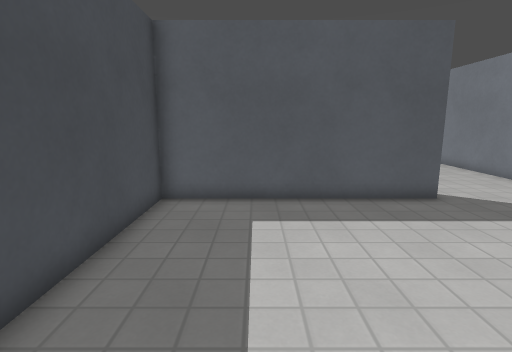
[1] (above)

14 first-person views from a walk through a 3-D level made in the Godot game engine. The camera is 1.3 m above the floor, tilts 10° down and sees 80° across. The floor is counted in squares, 0.5 m on a side. Each view is taken from the middle of a square. On the plan, view 1 faces up. The plan holds only what a view shows up to about 20 squares ahead; the rest is blank. Surface patterns are stand-ins for the level's own textures.

[2]
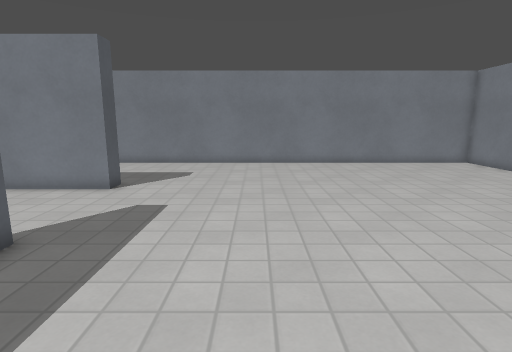

[3]
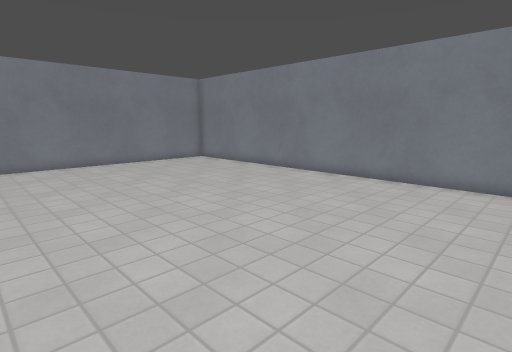

[4]
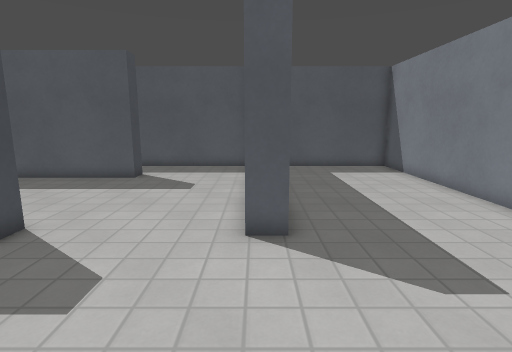

[5]
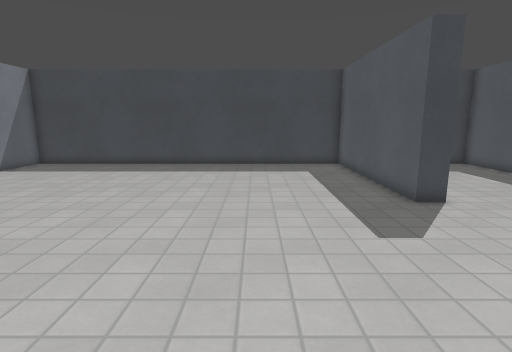

[6]
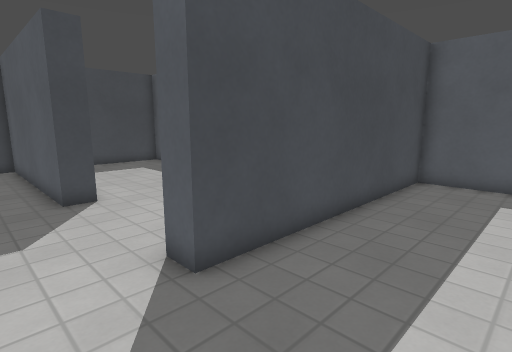

[7]
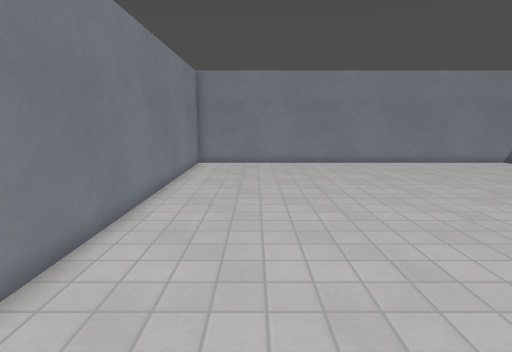

[8]
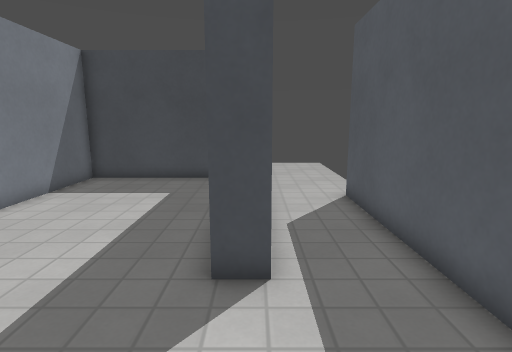

[9]
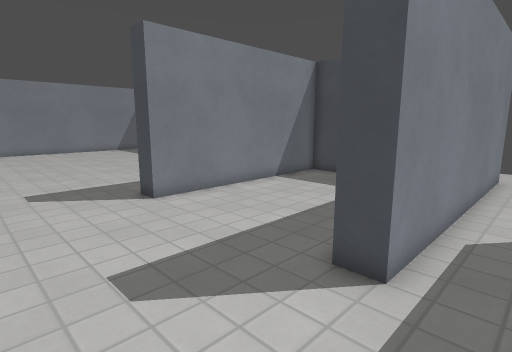

[10]
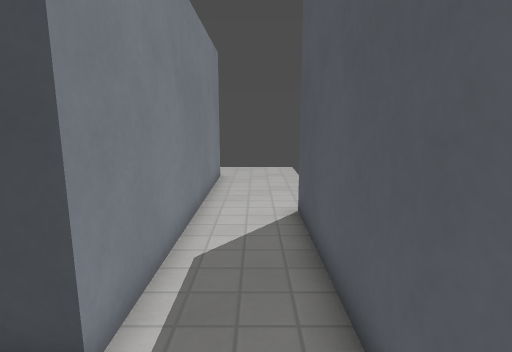

[11]
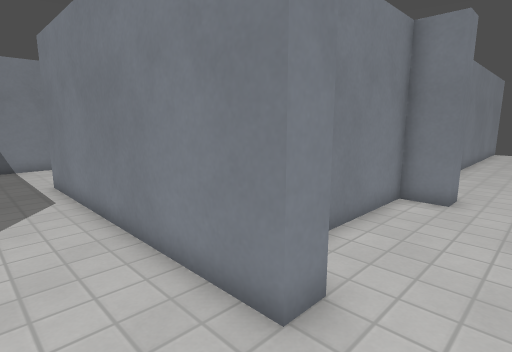

[12]
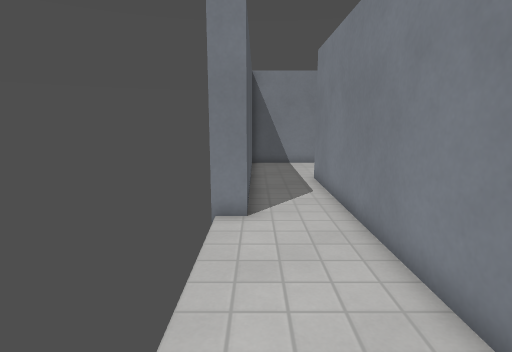

[13]
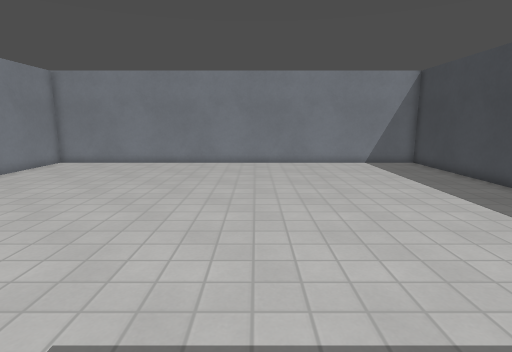

[14]
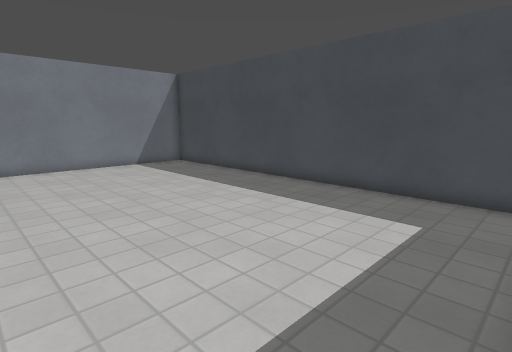

### Floor plan
Points are (right, up) in squares from view 1. A wall is a line through its corners. A room is listed if a view was taken in it or the views show most of it. See-through windows are left out.
Room 1 (views 1, 2, 3, 4, 5, 6, 7, 8, 9, 10, 11, 12, 13, 14)
walls: (11.4, 22.3) (0.2, 22.3) (0.2, 23.3); (-5.8, 18.1) (-5.8, 19.2) (6.3, 19.2) (6.3, 18.3) (-3.3, 18.3) (-3.3, 11.3) (6.3, 11.3) (6.3, 10.3) (-3.3, 10.3) (-3.3, -8.8) (19.7, -8.8) (19.7, 22.3) (12.8, 22.3) (12.8, 10.8) (11.8, 10.8) (11.8, 22.2)
ways out: opening at (-7.5, 18.5)

Positions as (right, up) in squares from view 1, and headings:
1: (0, 0), facing up
2: (0, 5), facing right
3: (0, 5), facing down-right
4: (12, 4), facing up
5: (16, 5), facing left
6: (17, 8), facing up-left
7: (16, 11), facing down
8: (11, 19), facing left
9: (11, 21), facing down-left
10: (9, 21), facing left
11: (-8, 22), facing down-right
12: (-8, 22), facing right
13: (7, 11), facing down
14: (8, 10), facing down-left
